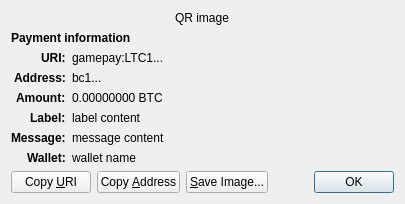
<?xml version="1.0" encoding="UTF-8"?>
<ui version="4.0">
 <class>ReceiveRequestDialog</class>
 <widget class="QDialog" name="ReceiveRequestDialog">
  <property name="geometry">
   <rect>
    <x>0</x>
    <y>0</y>
    <width>413</width>
    <height>229</height>
   </rect>
  </property>
  <property name="windowTitle">
   <string>Request payment to ...</string>
  </property>
  <layout class="QGridLayout" name="gridLayout" columnstretch="0,1">
   <property name="sizeConstraint">
    <enum>QLayout::SetFixedSize</enum>
   </property>
   <item row="0" column="0" colspan="2" alignment="Qt::AlignHCenter">
    <widget class="QRImageWidget" name="qr_code">
     <property name="text">
      <string notr="true">QR image</string>
     </property>
     <property name="textInteractionFlags">
      <set>Qt::NoTextInteraction</set>
     </property>
    </widget>
   </item>
   <item row="1" column="0" colspan="2">
    <widget class="QLabel" name="payment_header">
     <property name="font">
      <font>
       <weight>75</weight>
       <bold>true</bold>
      </font>
     </property>
     <property name="text">
      <string>Payment information</string>
     </property>
     <property name="textInteractionFlags">
      <set>Qt::NoTextInteraction</set>
     </property>
    </widget>
   </item>
   <item row="2" column="0" alignment="Qt::AlignRight|Qt::AlignTop">
    <widget class="QLabel" name="uri_tag">
     <property name="font">
      <font>
       <weight>75</weight>
       <bold>true</bold>
      </font>
     </property>
     <property name="text">
      <string notr="true">URI:</string>
     </property>
     <property name="textFormat">
      <enum>Qt::PlainText</enum>
     </property>
     <property name="textInteractionFlags">
      <set>Qt::NoTextInteraction</set>
     </property>
    </widget>
   </item>
   <item row="2" column="1" alignment="Qt::AlignTop">
    <widget class="QLabel" name="uri_content">
     <property name="text">
      <string notr="true">gamepay:LTC1...</string>
     </property>
     <property name="textFormat">
      <enum>Qt::RichText</enum>
     </property>
     <property name="wordWrap">
      <bool>true</bool>
     </property>
     <property name="textInteractionFlags">
      <set>Qt::TextSelectableByMouse</set>
     </property>
    </widget>
   </item>
   <item row="3" column="0" alignment="Qt::AlignRight|Qt::AlignTop">
    <widget class="QLabel" name="address_tag">
     <property name="font">
      <font>
       <weight>75</weight>
       <bold>true</bold>
      </font>
     </property>
     <property name="text">
      <string>Address:</string>
     </property>
     <property name="textInteractionFlags">
      <set>Qt::NoTextInteraction</set>
     </property>
    </widget>
   </item>
   <item row="3" column="1" alignment="Qt::AlignTop">
    <widget class="QLabel" name="address_content">
     <property name="text">
      <string notr="true">bc1...</string>
     </property>
     <property name="textFormat">
      <enum>Qt::PlainText</enum>
     </property>
     <property name="textInteractionFlags">
      <set>Qt::TextSelectableByMouse</set>
     </property>
    </widget>
   </item>
   <item row="4" column="0" alignment="Qt::AlignRight|Qt::AlignTop">
    <widget class="QLabel" name="amount_tag">
     <property name="font">
      <font>
       <weight>75</weight>
       <bold>true</bold>
      </font>
     </property>
     <property name="text">
      <string>Amount:</string>
     </property>
     <property name="textInteractionFlags">
      <set>Qt::NoTextInteraction</set>
     </property>
    </widget>
   </item>
   <item row="4" column="1" alignment="Qt::AlignTop">
    <widget class="QLabel" name="amount_content">
     <property name="text">
      <string notr="true">0.00000000 BTC</string>
     </property>
     <property name="textFormat">
      <enum>Qt::PlainText</enum>
     </property>
     <property name="textInteractionFlags">
      <set>Qt::TextSelectableByMouse</set>
     </property>
    </widget>
   </item>
   <item row="5" column="0" alignment="Qt::AlignRight|Qt::AlignTop">
    <widget class="QLabel" name="label_tag">
     <property name="font">
      <font>
       <weight>75</weight>
       <bold>true</bold>
      </font>
     </property>
     <property name="text">
      <string>Label:</string>
     </property>
     <property name="textInteractionFlags">
      <set>Qt::NoTextInteraction</set>
     </property>
    </widget>
   </item>
   <item row="5" column="1" alignment="Qt::AlignTop">
    <widget class="QLabel" name="label_content">
     <property name="text">
      <string notr="true">label content</string>
     </property>
     <property name="textFormat">
      <enum>Qt::PlainText</enum>
     </property>
     <property name="wordWrap">
      <bool>true</bool>
     </property>
     <property name="textInteractionFlags">
      <set>Qt::TextSelectableByMouse</set>
     </property>
    </widget>
   </item>
   <item row="6" column="0" alignment="Qt::AlignRight|Qt::AlignTop">
    <widget class="QLabel" name="message_tag">
     <property name="font">
      <font>
       <weight>75</weight>
       <bold>true</bold>
      </font>
     </property>
     <property name="text">
      <string>Message:</string>
     </property>
     <property name="textInteractionFlags">
      <set>Qt::NoTextInteraction</set>
     </property>
    </widget>
   </item>
   <item row="6" column="1" alignment="Qt::AlignTop">
    <widget class="QLabel" name="message_content">
     <property name="text">
      <string notr="true">message content</string>
     </property>
     <property name="textFormat">
      <enum>Qt::PlainText</enum>
     </property>
     <property name="wordWrap">
      <bool>true</bool>
     </property>
     <property name="textInteractionFlags">
      <set>Qt::TextSelectableByMouse</set>
     </property>
    </widget>
   </item>
   <item row="7" column="0" alignment="Qt::AlignRight|Qt::AlignTop">
    <widget class="QLabel" name="wallet_tag">
     <property name="font">
      <font>
       <weight>75</weight>
       <bold>true</bold>
      </font>
     </property>
     <property name="text">
      <string>Wallet:</string>
     </property>
     <property name="textInteractionFlags">
      <set>Qt::NoTextInteraction</set>
     </property>
    </widget>
   </item>
   <item row="7" column="1" alignment="Qt::AlignTop">
    <widget class="QLabel" name="wallet_content">
     <property name="text">
      <string notr="true">wallet name</string>
     </property>
     <property name="textFormat">
      <enum>Qt::PlainText</enum>
     </property>
     <property name="wordWrap">
      <bool>true</bool>
     </property>
     <property name="textInteractionFlags">
      <set>Qt::TextSelectableByMouse</set>
     </property>
    </widget>
   </item>
   <item row="8" column="0" colspan="2">
    <layout class="QHBoxLayout" name="horizontalLayout">
     <item>
      <widget class="QPushButton" name="btnCopyURI">
       <property name="text">
        <string>Copy &amp;URI</string>
       </property>
       <property name="autoDefault">
        <bool>false</bool>
       </property>
      </widget>
     </item>
     <item>
      <widget class="QPushButton" name="btnCopyAddress">
       <property name="text">
        <string>Copy &amp;Address</string>
       </property>
       <property name="autoDefault">
        <bool>false</bool>
       </property>
      </widget>
     </item>
     <item>
      <widget class="QPushButton" name="btnSaveAs">
       <property name="text">
        <string>&amp;Save Image...</string>
       </property>
       <property name="autoDefault">
        <bool>false</bool>
       </property>
      </widget>
     </item>
     <item>
      <spacer name="horizontalSpacer_2">
       <property name="orientation">
        <enum>Qt::Horizontal</enum>
       </property>
       <property name="sizeHint" stdset="0">
        <size>
         <width>40</width>
         <height>20</height>
        </size>
       </property>
      </spacer>
     </item>
     <item>
      <widget class="QDialogButtonBox" name="buttonBox">
       <property name="focusPolicy">
        <enum>Qt::StrongFocus</enum>
       </property>
       <property name="standardButtons">
        <set>QDialogButtonBox::Ok</set>
       </property>
      </widget>
     </item>
    </layout>
   </item>
  </layout>
 </widget>
 <customwidgets>
  <customwidget>
   <class>QRImageWidget</class>
   <extends>QLabel</extends>
   <header>qt/qrimagewidget.h</header>
  </customwidget>
 </customwidgets>
 <tabstops>
  <tabstop>buttonBox</tabstop>
  <tabstop>btnCopyURI</tabstop>
  <tabstop>btnCopyAddress</tabstop>
  <tabstop>btnSaveAs</tabstop>
 </tabstops>
 <resources/>
 <connections>
  <connection>
   <sender>buttonBox</sender>
   <signal>accepted()</signal>
   <receiver>ReceiveRequestDialog</receiver>
   <slot>accept()</slot>
   <hints>
    <hint type="sourcelabel">
     <x>135</x>
     <y>230</y>
    </hint>
    <hint type="destinationlabel">
     <x>135</x>
     <y>126</y>
    </hint>
   </hints>
  </connection>
 </connections>
</ui>
